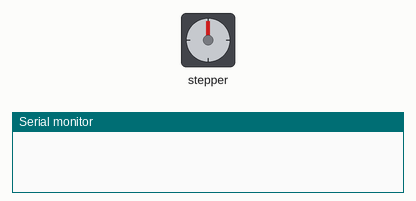
Recording of a sketch running on a simulated Arduino Uno, built with avr-gcc and run on an emulated ATmega328P. Shown: stepper motor, the last lines printed to the serial monitor. Stepper angles assume 200 steps per turn.

Above: at 0.05 s.
At 10.01 s:
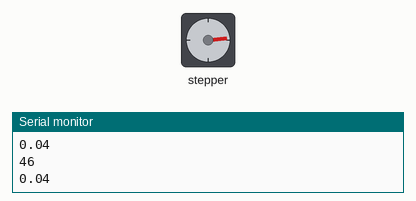
At 20.02 s:
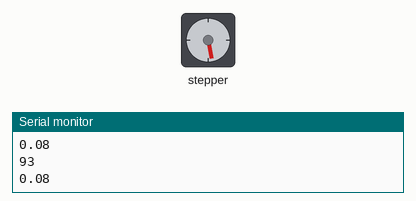
At 39.82 s:
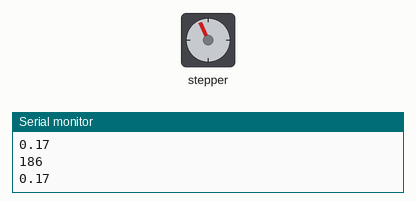
Timing chart, 0 to 40.0 s (numbered marks = the images above):
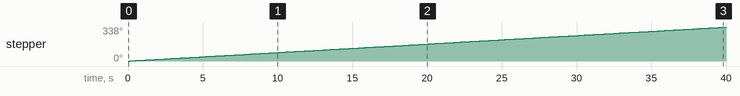

The sketch:

Barndoor.ino
```cpp
/*
  Barn Door Driver
  Modified from original code written by Theron Wierenga, July 18, 2014
  January 13, 2019
  */

#include <Arduino.h>
#include <Stepper.h>
//#include <Timer.h>
//#include <StepperMotor.h>

const int spr = 200;

Stepper myStepper(spr,8,9,10,11);


//// // Include the library code for LiquidCrystal display
//// #include <LiquidCrystal.h>
//// // Initialize the LiquidCrystal library with
//// // the numbers of the interface pins
//// // needed for SainSmart LCD Keypad Shield
//// LiquidCrystal lcd(8, 9, 4, 5, 6, 7);
//// 4 bit stepper motor patterns for full step and half step
//byte fullsteps[4] = {0x06, 0x0A, 0x09, 0x05};
//byte halfsteps[8] = {0x04, 0x06, 0x02, 0x0A, 0x08, 0x09, 0x01, 0x05};


// Sidereal conversion
float sidereal_conv = 1.0/0.99726958;
// Angle in radians for three hours, or 45 degrees
float three_hour_angle = 3.1415926 / 4.0;
// PI
float pi = 3.1415926;
// r value, distange from hinge to threaded rod
float r = 11.5;
// Solar time in seconds
float solar_time = 0;
// Delay value used to only change LCD readings about every half second
long lcount = 0L;
// Sidereal time in seconds
float sidereal = 0;
// Angle theta made by two boards
float theta = 0;
// Angle theta in degress for easy reading on LCD
float degangle = 0;
// Angle psi, the base angles of the triangle
float psi = 0;
// The complement of psi, 90 deg - psi or pi/2 radians - psi
float comp_psi = 0;
// The correction distance
float correction = 0;
// The value r after correction is applied
float rc = 0;
// d value, the base of the triangle
float d = 0;
// Number of steps needed to raise d,
// so that boards make an angle of theta
float steps = 0;
// Number of steps as a long integer
long isteps = 0L;
// Last value of isteps
long last_isteps = 0L;
// Up = true, down = false
boolean up = true;
// Slow (sideral rate) = true, fast slew = false
boolean slow = true;
// Value use to keep track of which step value to use next
// Used in fullstep_motor() a halfstep_motor() functions
int step_count = 0;
// Analog value used to read switches
int temp = 0;

int stepCount = 0;


void setup() {
//  dir1 = FORWARD;
//  dir2 = FORWARD;
//  // Make sure the ports and timer are configured
//  HotStepper::setup();
//  // Control the steppers
//  stepper1.turn(10,dir1);
//  stepper2.turn(20,dir2);


  // // Set up the LCD's number of rows and columns:
  // lcd.begin(16, 2);
  // // Print a message to the LCD.
  // lcd.print("Starting");
  // delay(1500);
  // // Declare port C pins as outputs
  // DDRC = B11111111;
  // // Set port C output pins to all zero
  // PORTC = B00000000;

  Serial.begin(9600);
}

void loop() {
  if (slow)
  {
      // Get the solar time in seconds
      solar_time = float(millis())/1000.0;
      // Convert solar time to sidereal time
      sidereal = solar_time * sidereal_conv;
      // Advance lcount, each 400 times through the loop it
      // will update the LCD display
      lcount = lcount + 1L;
//      if (lcount == 400)
//      {
//        // Set the cursor to column 0, line 1
//        // Line 1 is the second row, since counting begins with 0
//        lcd.setCursor(0,0);
//        // Display sidereal time in seconds
//        lcd.print("Sid'eal="); lcd.print(sidereal);
//        lcd.setCursor(0, 1);
//        // Display number of steps
//        lcd.print(isteps);
//        lcd.setCursor(10, 1);
//        // Display the angle made by the two boards in degrees
//        lcd.print(degangle);
//        // Reset the counter
//        lcount = 0;
//      }
      // Calculate the angle theta needed at this time
      theta = (sidereal / 10800.0) * three_hour_angle;
      // Do a safety check if left unattended
      // Stop after angle = three_hour_angle or 45 degrees
      // About as high as it goes with 12 inch threaded rod
      if (theta >= three_hour_angle)
      {
        // Turn off current to all motor windings
         PORTC = 0;
         while(true)
         {
            // do nothing, reset to restart)
         }
      }
      // Convert this angle from radians to degrees
      // for easy reading on the LCD display
      degangle = theta * 180.0/ pi;
      // Calculate the angle psi, knowing theta
      psi = (pi - theta) / 2.0;
      // Calculate the complement of psi
      comp_psi = (pi / 2.0) - psi;
      // Calculate the correction distance
      correction = 1.25 * tan(comp_psi);
      // Apply the corection value to r
      rc = r - correction;
      // Calculate d, the distance the threaded rod needs to travel
      d = (rc *sin(theta)) / sin(psi);
      // Calculate the number of steps needed to
      // have the threaded rod travel distance d
      // Change 200.0 to 400.0 if using halfstep_motor()
      steps = d * 28.0 * 200.0;
      // Convert steps to a long integer
      isteps = long(steps + 0.5);
      // We need to add a step, or more, to have isteps correct
      while (last_isteps < isteps)
      {
         // halfstep_motor() can be used here,
         // steps formula will need changing above

         myStepper.step(1);
         Serial.println(stepCount);
         Serial.println(degangle);
         stepCount++;

//         fullstep_motor(up);

         last_isteps = last_isteps + 1L;
      }
  }
  else
  {
       // If slow = false, then slew fast
       // halfstep_motor() can be used here,
       // steps formula will need changing above

       myStepper.step(1);
//       fullstep_motor(up);

       // Let stepper motor settle, this may need to be adjusted
       // for other stepper motors to get maximum speed
       delay(5);
  }
}
//  // Read switches
//  temp = analogRead(0);
//
//  //if (temp > 1000) {}                               // LCD board, no button pushed
//  if ((temp > 710) && (temp < 750)) {slow = true;}    // LCD board, Select pushed, run at sideral rate
//  if ((temp > 490) && (temp < 510)) {slow = false;}   // LCD bovoid fullstep_motor(boolean forward)
// {
//   switch (step_count)
//   {
//      case 0: PORTC = fullsteps[0];
//              break;
//      case 1: PORTC = fullsteps[1];
//              break;
//      case 2: PORTC = fullsteps[2];
//              break;
//      case 3: PORTC = fullsteps[3];
//              break;
//   }
//   if (forward)
//   {
//     step_count = step_count + 1;
//     if (step_count > 3)
//     {
//        step_count = 0;
//     }
//     return;
//   }
//   else
//   {
//     step_count = step_count - 1;
//     if (step_count < 0)
//     {
//        step_count = 3;
//     }
//     return;
//   }
// }ard, Left pushed,   run at slew rate
//  if ((temp > 320) && (temp < 340)) {up = false;}     // LCD board, Down pushed,   run down
//  if ((temp > 140) && (temp < 160)) {up = true;}      // LCD board, Up pushed,     run up
//  //if (temp < 30) {}                                 // LCD board, Right pushed
//
//
//}

// void halfstep_motor(boolean forward)
// {
//   switch (step_count)
//   {
//      case 0: PORTC = halfsteps[0];
//              break;
//      case 1: PORTC = halfsteps[1];
//              break;
//      case 2: PORTC = halfsteps[2];
//              break;
//      case 3: PORTC = halfsteps[3];
//              break;
//      case 4: PORTC = halfsteps[4];
//              break;
//      case 5: PORTC = halfsteps[5];
//              break;
//      case 6: PORTC = halfsteps[6];
//              break;
//      case 7: PORTC = halfsteps[7];
//              break;
//   }
//   if (forward)
//   {
//     step_count = step_count + 1;
//     if (step_count > 7)
//     {
//        step_count = 0;
//     }
//     return;
//   }
//   else
//   {
//     step_count = step_count - 1;
//     if (step_count < 0)
//     {
//        step_count = 7;
//     }
//     return;
//   }
// }
//
//
```

Measured:
- by itself, stepper: keeps turning clockwise at about 8°/s
